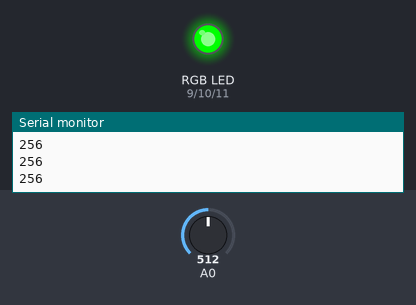
This sketch was run on a simulated Arduino Uno, built with avr-gcc and run on an emulated ATmega328P. Parts: an RGB LED mixed from three pins (HIGH = lit), the last lines printed to the serial monitor. Inputs (shaded band) come from the test bench; at power-on: A0 = 512. Dim RGB values are drawn brighter than linear.

Above: at 1.2 s.
1.3 s: A0 set to 716
At 1.9 s:
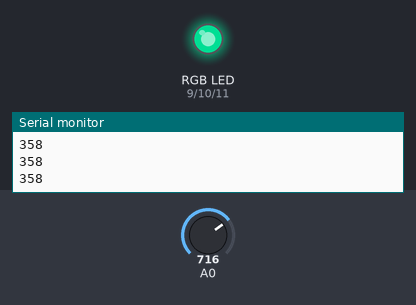
2.8 s: A0 set to 900
At 3.1 s:
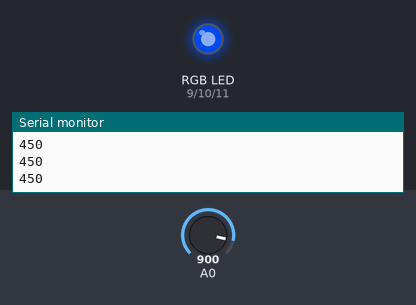
4.3 s: A0 set to 1023
At 5.4 s:
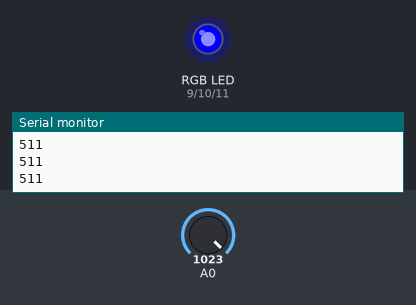
5.8 s: A0 set to 511
At 6.6 s:
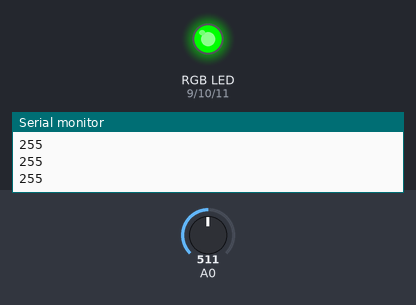
7.3 s: A0 set to 306
At 7.7 s:
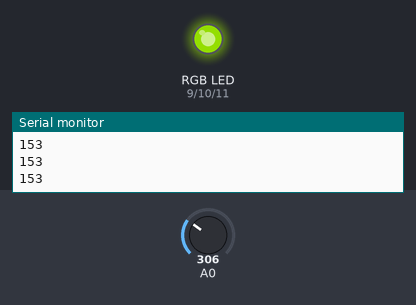
8.8 s: A0 set to 245
At 9.9 s:
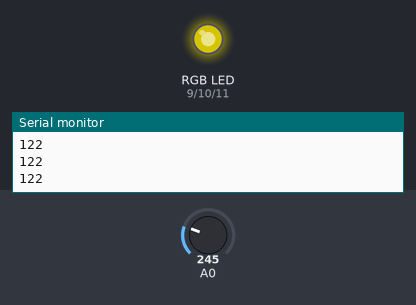
Timing chart, 0 to 11.3 s (numbered marks = the images above; inputs shaded):
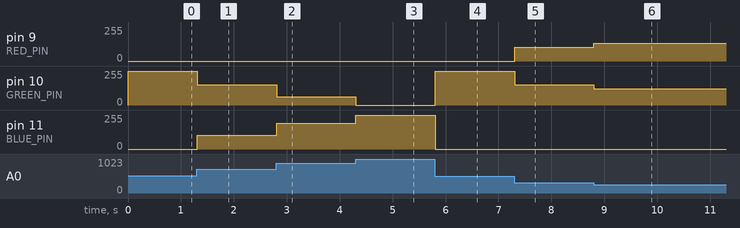

The sketch:

RGB_LED_POT.ino
```cpp
const int RED_PIN = 9;
const int GREEN_PIN = 10;
const int BLUE_PIN = 11;
int DISPLAY_TIME = 10;

void setup() {
  Serial.begin(9600);
  pinMode(RED_PIN, OUTPUT);
  pinMode(GREEN_PIN, OUTPUT);
  pinMode(BLUE_PIN, OUTPUT);
}

void loop() {
  int sensorValue = analogRead(A0) / 2;
  Serial.println(sensorValue);
  delay(1);
  int redIntensity;
  int greenIntensity;
  int blueIntensity;

  if (sensorValue <= 255)          // zone 1
  {
    redIntensity = 255 - sensorValue;    // red goes from on to off
    greenIntensity = sensorValue;        // green goes from off to on
    blueIntensity = 0;             // blue is always off
  }
  else if (sensorValue <= 511)     // zone 2
  {
    redIntensity = 0;                     // red is always off
    greenIntensity = 255 - (sensorValue - 256); // green on to off
    blueIntensity = (sensorValue - 256);        // blue off to on
  }
  else                               // zone 3
  {
    redIntensity = (sensorValue - 512);         // red off to on
    greenIntensity = 0;                   // green is always off
    blueIntensity = 255 - (sensorValue - 512);  // blue on to off
  }
  analogWrite(RED_PIN, redIntensity);
  analogWrite(BLUE_PIN, blueIntensity);
  analogWrite(GREEN_PIN, greenIntensity);
}
```

Measured:
- after the input at 1.3 s, pin 10 (GREEN_PIN): 255/255 → 153/255 at once; pin 11 (BLUE_PIN): 0/255 → 102/255 at once
- after the input at 2.8 s, pin 10 (GREEN_PIN): 153/255 → 61/255 at once; pin 11 (BLUE_PIN): 102/255 → 194/255 at once
- after the input at 4.3 s, pin 10 (GREEN_PIN): 61/255 → 0/255 at once; pin 11 (BLUE_PIN): 194/255 → 255/255 at once
- after the input at 5.8 s, pin 10 (GREEN_PIN): 0/255 → 255/255 at once; pin 11 (BLUE_PIN): 255/255 → 0/255 at once
- after the input at 7.3 s, pin 9 (RED_PIN): 0/255 → 102/255 at once; pin 10 (GREEN_PIN): 255/255 → 153/255 at once
- after the input at 8.8 s, pin 9 (RED_PIN): 102/255 → 133/255 at once; pin 10 (GREEN_PIN): 153/255 → 122/255 at once
